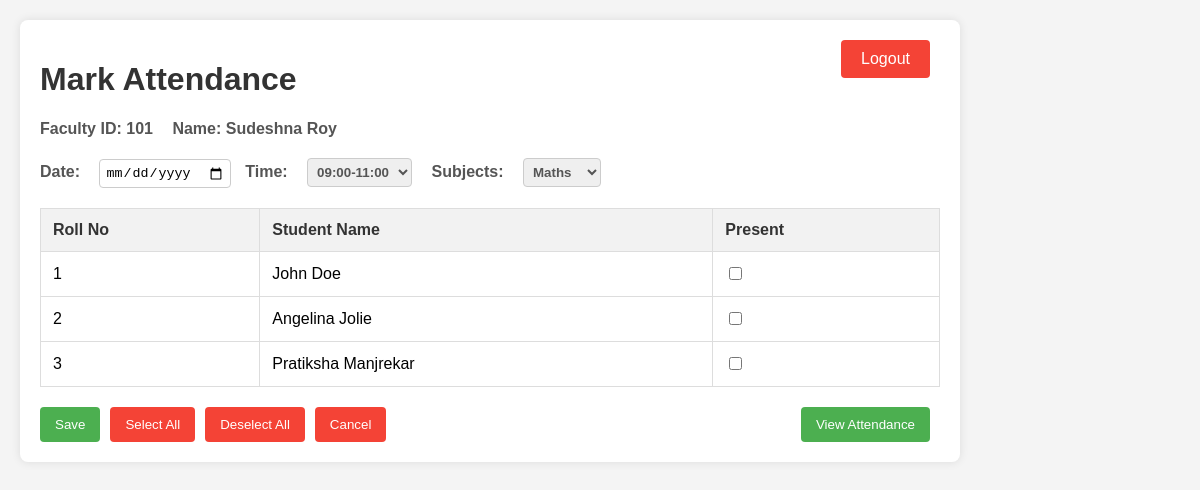
Page /dashboard/faculty/1/ (signed in) on the committed database.
### attendance/models.py (models this page shows, shortened)
class Faculty(models.Model):
    user       = models.OneToOneField(User,on_delete=models.CASCADE)
    faculty_id = models.CharField(max_length=10, unique=True)
    name       = models.CharField(max_length=100)
    password   = models.CharField(max_length=100)
    subjects   = models.ManyToManyField(Subject)

class Student(models.Model):
    user     = models.OneToOneField(User,on_delete=models.CASCADE)
    roll_no  = models.CharField(max_length=10, unique=True)
    name     = models.CharField(max_length=100)
    password = models.CharField(max_length=100)
    subjects = models.ManyToManyField(Subject)

### attendance/views.py (the view, shortened to what this page needs)
# urls.py: path('dashboard/faculty/<int:faculty_id>/', views.faculty_dashboard, name='faculty_dashboard'),
def faculty_dashboard(request, faculty_id):
    if not request.user.is_authenticated:
        return redirect('faculty_login')
    faculty  = Faculty.objects.get(id=faculty_id)
    subjects = faculty.subjects.all()
    students = Student.objects.all()
    return render(request, 'faculty_dashboard.html', {
        'faculty' : faculty,
        'subjects': subjects,
        'students': students,
        'form'    : AttendanceForm()
    })

### attendance/forms.py
class AttendanceForm(forms.Form):
    date       = forms.DateField(widget=forms.SelectDateWidget)
    time_slot  = forms.ChoiceField(choices=[
        ('09:00-11:00', '09:00-11:00'),
        ('11:00-13:00', '11:00-13:00'),
        ('13:00-15:00', '13:00-15:00'),
        ('15:00-17:00', '15:00-17:00'),
    ])
    subject    = forms.ModelChoiceField(queryset=Subject.objects.all())
    is_present = forms.BooleanField(required=False)

### attendance/templates/faculty_dashboard.html (shortened to what this page needs)
<!DOCTYPE html>
<html>
<head>
</head>
<body>
    <div class="container">
        <div class="dashboard-header">
            <h1>Mark Attendance</h1>
            <button class="logout-button" onclick="location.href='/';">Logout</button>
        </div>
        <div>
            <span class="inline">Faculty ID: {{ faculty.faculty_id }}</span>
            <span class="inline">Name: {{ faculty.name }}</span>
        </div>
        <form method="post">
            <div>
                <label class="inline" for="date">Date:</label>
                <input type="date" id="date" name="date" required>
                <label class="inline" for="time_slot">Time:</label>
                <select id="time_slot" name="time_slot" class="inline">
                    <option value="09:00-11:00">09:00-11:00</option>
                </select>
                <label class="inline" for="subject">Subjects:</label>
                <select id="subject" name="subject" class="inline">
                    {% for subject in subjects %}
                        <option value="{{ subject.id }}">{{ subject.name }}</option>
                    {% endfor %}
                </select>
            </div>
            <table>
                <thead>
                    <tr>
                        <th>Roll No</th>
                        <th>Student Name</th>
                        <th>Present</th>
                    </tr>
                </thead>
                <tbody>
                    {% for student in students %}
                    <tr>
                        <td>{{ student.roll_no }}</td>
                        <td>{{ student.name }}</td>
                        <td><input type="checkbox" name="present_{{ student.id }}"></td>
                    </tr>
                    {% endfor %}
                </tbody>
            </table>
            <div class="buttons-container">
                <div class="left-buttons">
                    <button type="submit">Save</button>
                    <button type="button" onclick="selectAll()">Select All</button>
                    <button type="button" onclick="deselectAll()">Deselect All</button>
                    <button type="button" onclick="cancel()">Cancel</button>
                </div>
                <button class="view-attendance-button" onclick="location.href='{% url 'view_attendance' faculty.id %}';">View Attendance</button>
            </div>
        </form>
    </div>
</body>
</html>

### attendance/templates/faculty_dashboard.html (style rules this page uses)
body { font-family: Arial, sans-serif; margin: 0; padding: 0; background-color: #f4f4f4; }
h1, h2 { text-align: center; color: #333; }
.container { max-width: 900px; margin: 20px auto; padding: 20px; background-color: white; border-radius: 8px; box-shadow: 0 0 10px rgba(0, 0, 0, 0.1); position: relative; }
.inline { display: inline-block; margin-right: 15px; font-weight: bold; color: #555; }
form { margin-top: 20px; }
label { font-weight: bold; color: #333; }
input[type="date"], select { padding: 5px; margin-right: 10px; border: 1px solid #ccc; border-radius: 4px; }
table { width: 100%; border-collapse: collapse; margin-top: 20px; }
th, td { padding: 12px; text-align: left; border: 1px solid #ddd; }
th { background-color: #f2f2f2; color: #333; }
button { padding: 10px 15px; margin-right: 10px; border: none; border-radius: 4px; background-color: #4CAF50; color: white; cursor: pointer; }
button[type="submit"] { background-color: #4CAF50; }
button[type="button"] { background-color: #f44336; }
.dashboard-header { display: flex; justify-content: space-between; align-items: center; }
.logout-button { position: absolute; top: 20px; right: 20px; background-color: #f44336; color: white; border: none; padding: 10px 20px; border-radius: 4px; cursor: pointer; font-size: 16px; }
.container { margin: 20px; }
.buttons-container { display: flex; justify-content: space-between; align-items: center; margin-top: 20px; }
.left-buttons { display: flex; }
.view-attendance-button { background-color: #4CAF50; color: white; padding: 10px 15px; border: none; border-radius: 4px; cursor: pointer; }

### rows in the picture
Faculty: faculty_id "101", name "Sudeshna Roy"
Student: roll_no "1", name "John Doe"
Student: roll_no "2", name "Angelina Jolie"
Student: roll_no "3", name "Pratiksha Manjrekar"

### other values in the picture
form field subject "Maths"
